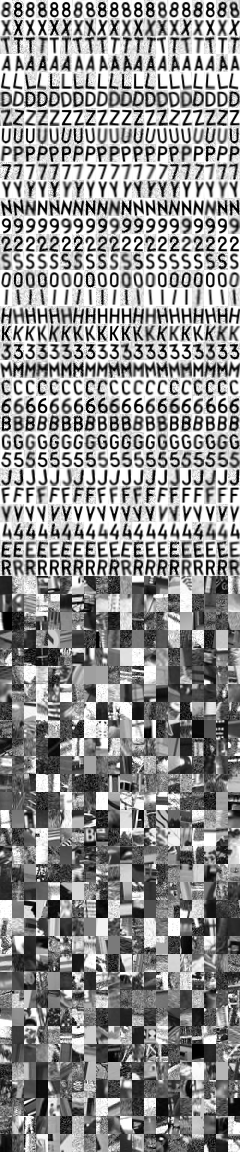
#> input picture TrainSVM/BinarySmall/SvmDir/allSVM.tif, 240 x 1152 px
$ python -i getCharaters4Training.py   (imports and definitions only)   (older library calls are emulated)
#> lines starting #> are read from the running program, lines starting #| are printed output that depends on the picture
#> further down, picture is the input picture: shape (1152, 240, 3); min 0, max 255, mean 144.2

import numpy as np
from PIL import Image
from PIL import ImageDraw
from PIL import ImageFont
from scipy import ndimage
import cv2
import random

class GetCharatersForTraining():
    """
    produce positive training set for support vector machine to recognize a character in a finnish licence plate
    The are missing characters
    I (it is the same as digit 1, one)
    O (is is the same as digit 0, zero)
    QÅÄÖ (not used in modern Finnish mainland plates)
    - is included for the moment

    output: input file for SVM and a dictionary file to get ascii codes of labels

    You can define your own character set by __init__(chars)

    Alternatively, if binary=True generate training set
    with half samples positive (images containing characters)
    and half negative (random images from big dataset)

    Examples:
~/PycharmProjects/TrainSVM/Letters				python3 ../getCharaters4Training.py "../../deep-anpr-orig/fonts/finPlate.ttf" "ABCDEFGHIJKLMNOPRSTUVXYZ"
~/PycharmProjects/TrainSVM/Letters/SvmDir		python3 ../../character.py allSVM.tif allSVM.txt


~/PycharmProjects/TrainSVM/Digits				python3 ../getCharaters4Training.py "../../deep-anpr-orig/fonts/finPlate.ttf" "0123456789"
~/PycharmProjects/TrainSVM/Digits/SvmDir		python3 ../../character.py allSVM.tif allSVM.txt

~/PycharmProjects/TrainSVM/Binary				python3 ../getCharaters4Training.py "../../deep-anpr-orig/fonts/finPlate.ttf" "ABCDEFGHIJKLMNOPRSTUVXYZ0123456789" "/home/mka/SUN397/u/utility_room/*"
~/PycharmProjects/TrainSVM/Binary/SvmDir		python3 ../../character.py allSVM.tif allSVM.txt


To see generated image sheet:
python3 ../../Plate2Letters/showPictureMatplotlib.py SvmDir/allSVM.tif

Test/Predict
~/PycharmProjects/Image2Letters/Test>			python3 ../rekkariDetectionSave.py  vkz-825.jpg					                image to plate
				                                python3 ../filterCharacterRegions.py 0-plateOnly-vkz-825.jpg					plate to character regions
				                                python3 ../myClassifier.py 5-plateOnly-vkz-825.jpg.tif  /home/mka/PycharmProjects/TrainSVM/Binary/SvmDir/digits_svm.dat


    """

    def __init__(self, binary=False, negative_names=None,
                 chars='ABCDEFGHJKLMNPRSTUVXYZ-0123456789'):
        self.font_height = 18
        self.output_height = 18
        self.output_width = 12
        self.chars = chars
        #for noise
        self.sigma=0.1
        self.angle=0
        self.salt_amount=0.1
        self.repeat=500
        # sheet containing samples

        # if we only classify to positives and negatives, binary=true
        self.binary = binary
        if binary:
            self.negative_image_files = glob.glob(negative_names)
            self.bigsheet = np.ones((2*len(self.chars) * self.output_height, self.repeat * self.output_width)) * 255
        else:
            self.negative_image_files = None
            self.bigsheet = np.ones((len(self.chars) * self.output_height, self.repeat * self.output_width)) * 255


    # [32 lines left out: functions getMinAndMaxY, getMinAndMaxX, not called in this run]


    def noisy(self, noise_typ, image):
        """
        Add noise to image
        Parameters
        ----------
        image : ndarray
            Input image data. Will be converted to float.
        mode : str
            One of the following strings, selecting the type of noise to add:

            'gaussAdd'     Gaussian-distributed additive noise.
            'poisson'   Poisson-distributed noise generated from the data.
            'sp'       Replaces random pixels with 0 or 1.
            'gaussMulti'   Multiplicative noise using out = image + n*image,where
                        n,is uniform noise with specified mean & variance.
            'blur'      add gaussian blur
        """
#> called with noise_typ = 'blur'

        if noise_typ == "gaussAdd":
            row = image.shape[0]
            col = image.shape[1]
            mean = max(0,np.mean(image))
            # [4 lines of commented-out code are left out]
            gauss = np.random.normal(0.1, 0.1, (row, col))
            gauss = gauss.reshape(row, col)
            noisy = image + gauss
            noisy = np.clip(noisy,0,1)
            return noisy
        elif noise_typ == "sp":
            #print("sp ", self.salt_amount)
            row = image.shape[0]
            col = image.shape[1]
            a=np.zeros(image.shape)
            a=a.flatten()
            s_vs_p = 0.9
            salt_amount=0.1
            out = image
            # Salt mode
            #print (image.size, salt_amount,s_vs_p)
            num_salt = int(np.ceil(salt_amount * image.size * s_vs_p))
            #print(num_salt)
            a[0:num_salt]=1
            np.random.shuffle(a)
            a = a.reshape(image.shape)
            out = out + a
            # Pepper mode
            num_pepper = int(np.ceil(salt_amount * image.size * (1. - s_vs_p)))
            b=np.ones(image.shape)
            b=b.flatten()
            b[0:num_pepper]=0
            np.random.shuffle(b)
            b = b.reshape(image.shape)
            out = np.multiply(out,b)
            np.clip(out, 0, 1)
            return out
        elif noise_typ == "poisson":
            vals = len(np.unique(image))
            vals = 2 ** np.ceil(np.log2(vals))
            noisy = np.random.poisson(image * vals) / float(vals)
            noisy = np.clip(noisy,0,1)
            return noisy
        elif noise_typ == "gaussMulti":
            gauss = np.random.normal(10, self.sigma, 1)
            noisy = image * gauss
            noisy = np.clip(noisy,0,1)
            return noisy
        elif noise_typ == "blur":
            # in gaussia, size must be odd
            distr = [1,1,1,1,1,1,1,1,3,3,3,3]
            #distr = [1,1,3,3,3,3,5,5,7]
            sizex = random.choice(distr)
            sizey = random.choice(distr)
            noisy = cv2.GaussianBlur(image,(sizey,sizex),0)
            noisy = np.clip(noisy,0,1)
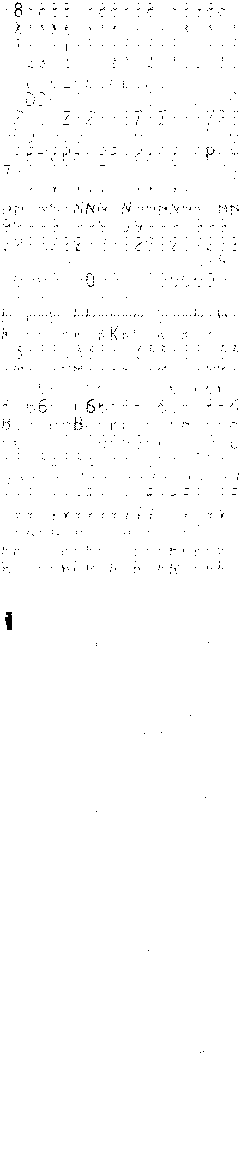
#> noisy: shape (1152, 240, 3); values 0 (black) and 1 (white), 99.3% white; black in thin lines or dots
            return noisy

    # [37 lines left out: functions make_char_ims_SVM, myscale, not called in this run]


    def rotate(self, image):
        cols=image.shape[1]
#> cols = 240
        rows= image.shape[0]
#> rows = 1152
        halfcols=cols/2
#> halfcols = 120
        average_color = 0.5*(np.average(image[0][:]) + np.average(image[rows-1][:]))
#> average_color = 1
        M = cv2.getRotationMatrix2D((cols/2,rows/2),self.angle,1)
        return cv2.warpAffine(image,M,(cols,rows),borderValue=average_color)
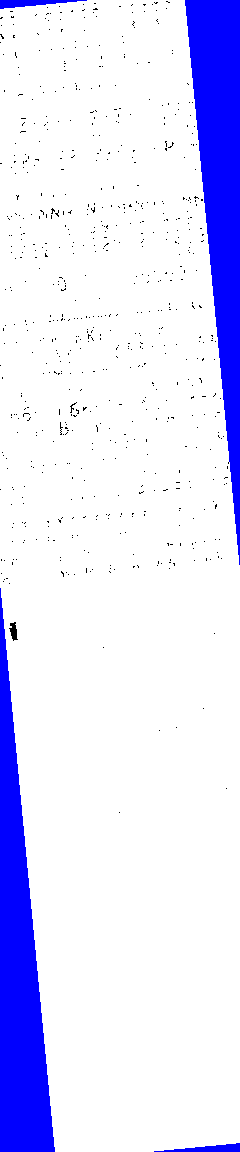
#> returned value: shape (1152, 240, 3); mean of channels 0, 1, 2 0.995, 0.879, 0.879; drawn with 1 as white


    def make_noise(self, image, invert=True, anglemax=8):
        """rotate and noisify image"""

        clone = image.copy()
        myrandoms = np.random.random(5)
        #print("myrandoms ", myrandoms)
        self.angle = random.uniform(-anglemax, anglemax)

        myones = np.ones(clone.shape)

        if myrandoms[0] < 0.2:
            clone = self.noisy("poisson",clone )
        if myrandoms[1] < 0.5:  # use
            clone = self.noisy("gaussAdd",clone )
        if myrandoms[2] < 0.2:
            clone = self.noisy("sp",clone )
        if myrandoms[3] < 0.2:
            clone = self.noisy("gaussMulti",clone )
        if myrandoms[4] < 0.5:  # use
            clone = self.noisy("blur", clone)


        clone = self.rotate(image=clone)
        if invert:
            clone=255*(myones-clone)
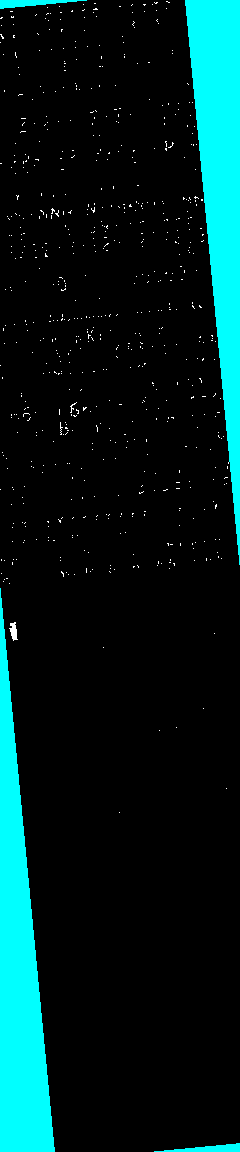
#> clone: shape (1152, 240, 3) float64; mean R, G, B 1.3, 30.9, 30.9
        else:
            clone=255*clone
        return clone


    # [101 lines left out: functions generate_positives_for_svm, generate_negatives_for_svm, generate_ideal, not called in this run]


# [17 lines not run here, left out]

>>> import cv2
>>> picture = cv2.cvtColor(cv2.imread('BinarySmall/SvmDir/allSVM.tif'), cv2.COLOR_BGR2RGB)
>>> result = GetCharatersForTraining().make_noise(picture)
